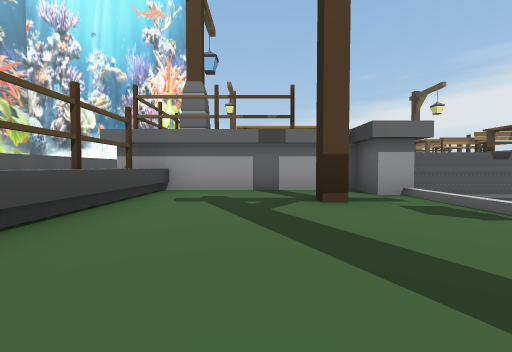
[1] (above)

22 first-person views from a walk through a Unity game level. The camera is 0.45 m above the floor, tilts 2° down and sees 90° across. The floor is counted in squares, 1 m on a side. Each view is taken from the middle of a square. On the plan, view 1 faces up. The plan holds only what a view shows up to about 9 squares ahead; the rest is blank. The place goes on beyond the plan. The player character is not drawn. Some surface patterns are stand-ins.

[2]
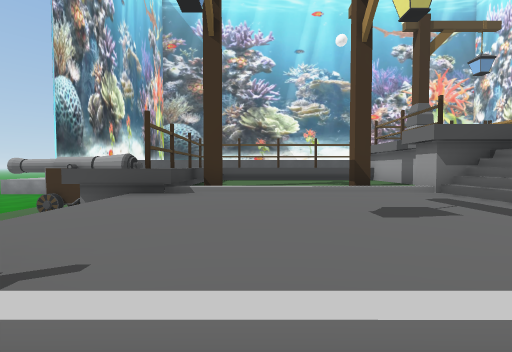

[3]
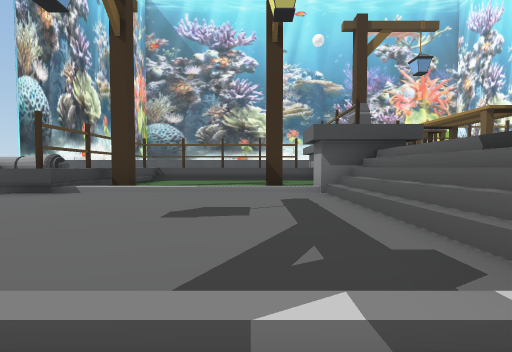

[4]
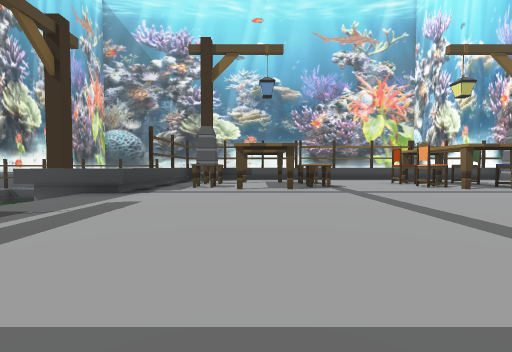

[5]
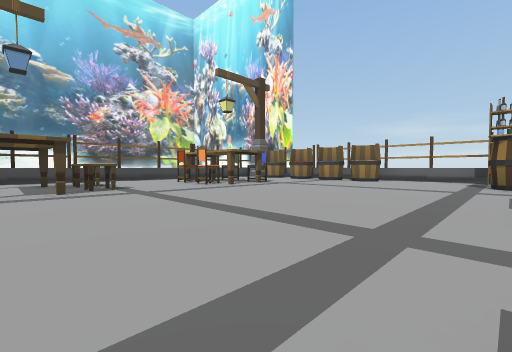

[6]
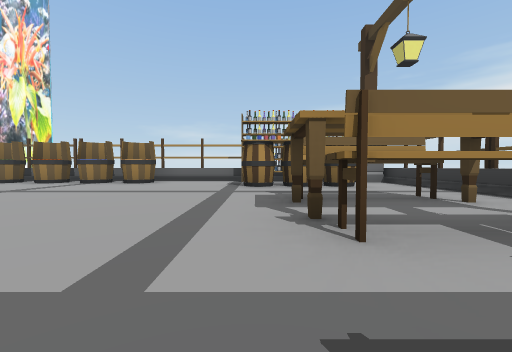

[7]
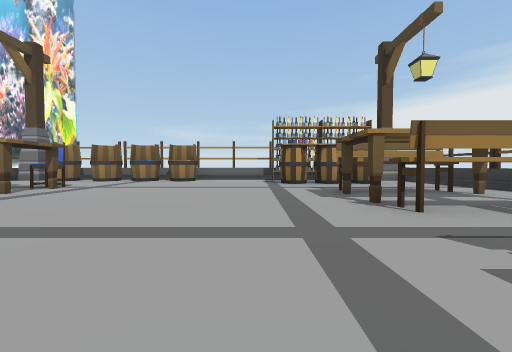

[8]
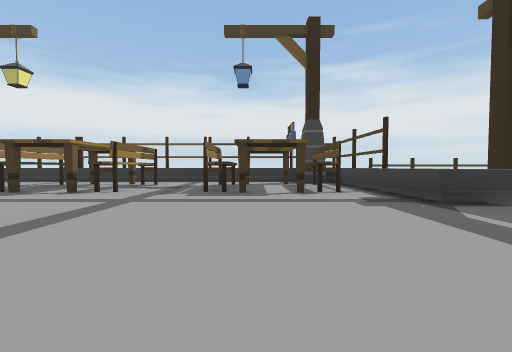

[9]
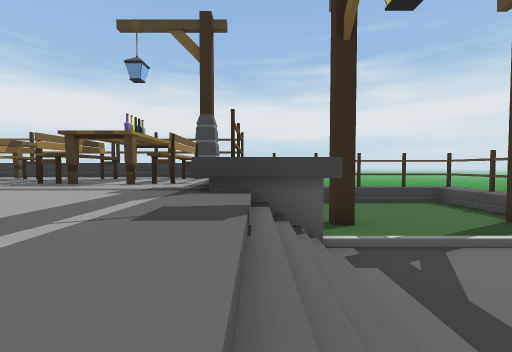

[10]
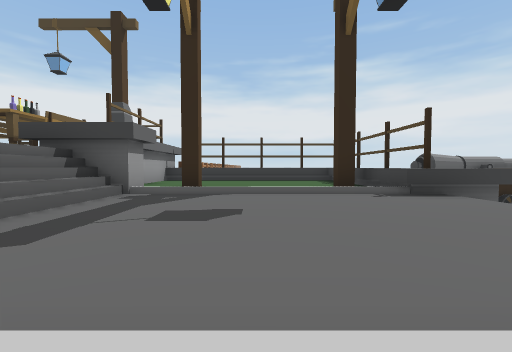

[11]
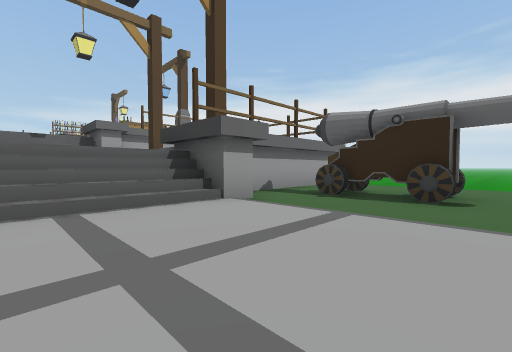

[12]
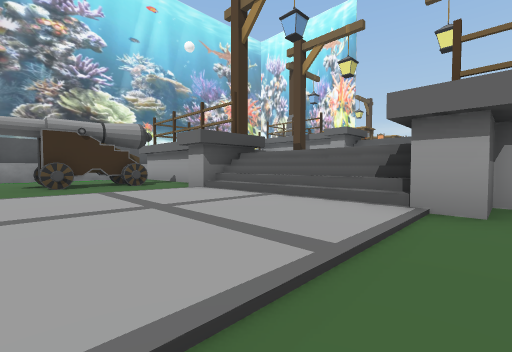

[13]
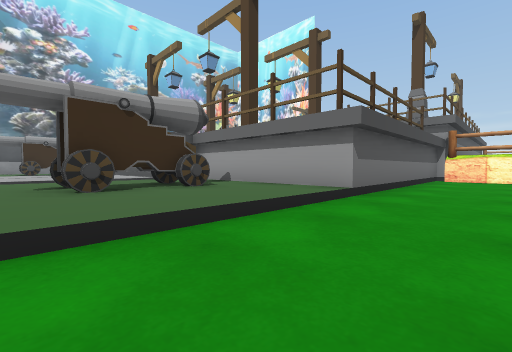

[14]
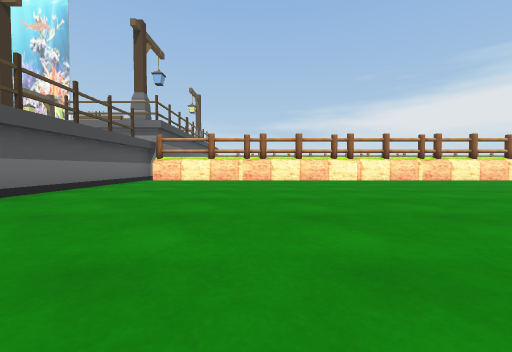

[15]
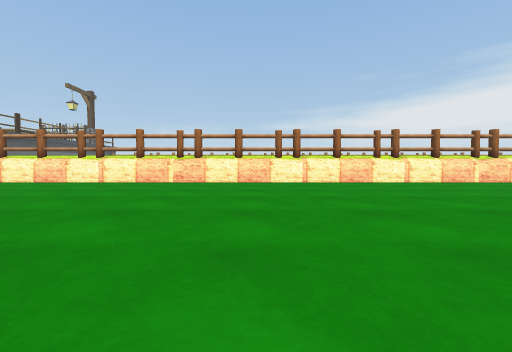

[16]
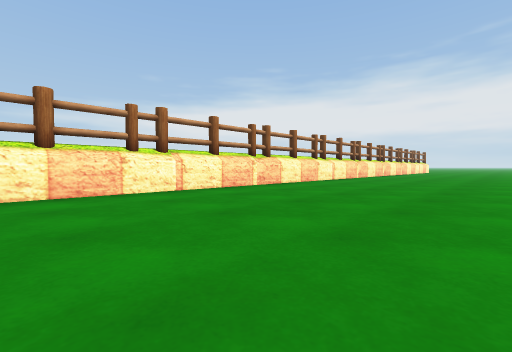

[17]
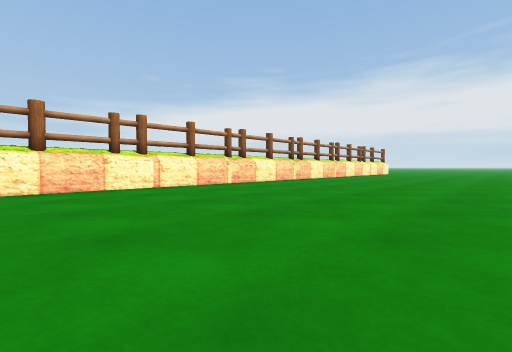

[18]
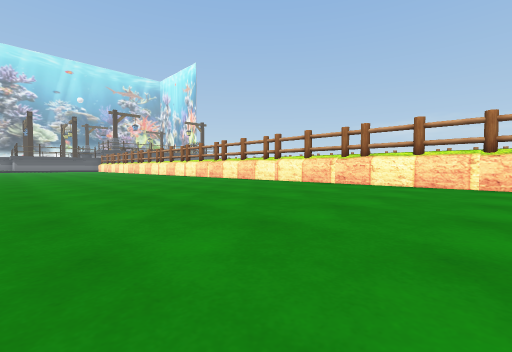

[19]
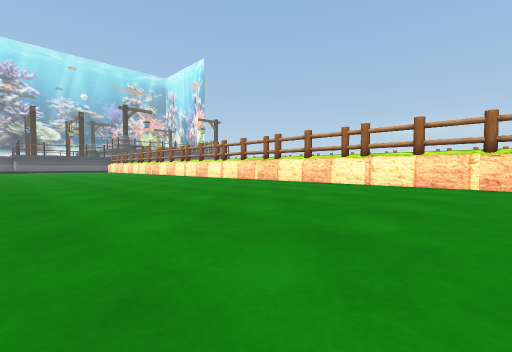

[20]
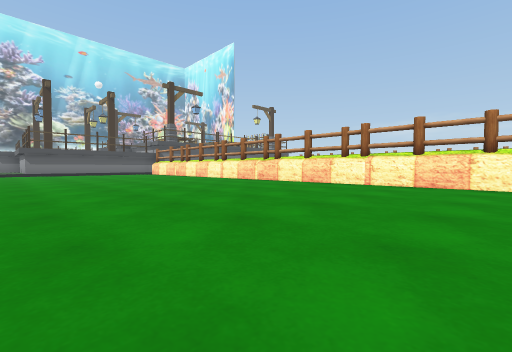

[21]
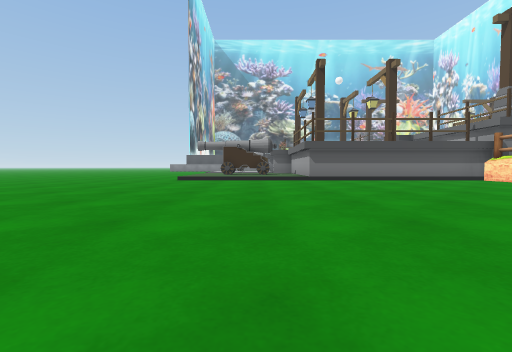

[22]
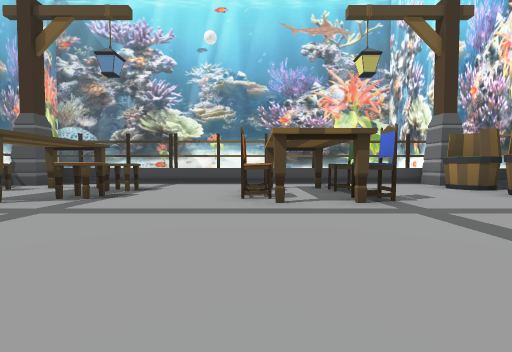

### Floor plan
Key: @ floor where view 1 was taken; # wall or solid block; x gap in a wall; . main floor; : floor 0.15 m higher than the main floor; + floor 0.2 m higher than the main floor; * floor 0.9 m higher than the main floor; % floor 1.65 m higher than the main floor; / step, stairs or slope; = window, fence, low wall or low ledge; ^ raised ledge; T thing the floor can be seen under or through; F fence.
Columns run from 2 left of view 1 to 39 right of it. Each row starts with its distance up from view 1.
 17 ######^^^#####
 16 ^%^^^%^%%%% %=
 15 ^%%%%%%%%###%=
 14 ^%#%%%%%%%%%%=
 13 ^%x%%%%%%%^^%=
 12 ^%###%%%%%T T#
 11 ^%%%%%%%%%TTT#
 10 ^%%%%%%%%%%%%=
  9 ^%#^#%%%%%^^%=
  8 ^%x%%%%%%%####
  7 ^%^^%%%%%%^^##
  6 #^^^^%%%%^^^##
  5 #####///^ ####F^^^F^^F^^F^^F^^F^^F^^F^^F^F
  4 =***#////##**=............................
  3 =**#*********=............................
  2 =************=............................
  1 =************=............................
  0 =*@#******#**=............................
 -1 ##=##///^=#==#............................
 -2  :::#////#::::............................
 -3 ::#::++++:TT::.........  .
 -4 ::#::++++:TT::........
 -5 :::::++++:::::.......

Where each view was taken, in squares from view 1:
view 1: 0 up, 0 right, facing up
view 2: 1 up, 7 right, facing left
view 3: 3 up, 7 right, facing left
view 4: 8 up, 7 right, facing left
view 5: 8 up, 7 right, facing up-left
view 6: 9 up, 7 right, facing up
view 7: 8 up, 6 right, facing up
view 8: 8 up, 3 right, facing right
view 9: 5 up, 3 right, facing right
view 10: 2 up, 2 right, facing right
view 11: 5 down, 4 right, facing up-right
view 12: 5 down, 7 right, facing up-left
view 13: 5 down, 13 right, facing up-left
view 14: 4 down, 15 right, facing up
view 15: 3 down, 23 right, facing up
view 16: 0 up, 25 right, facing up-right
view 17: 1 down, 31 right, facing up-right
view 18: 2 down, 39 right, facing up-left
view 19: 2 down, 36 right, facing up-left
view 20: 2 down, 27 right, facing up-left
view 21: 3 down, 20 right, facing left
view 22: 12 up, 5 right, facing left
